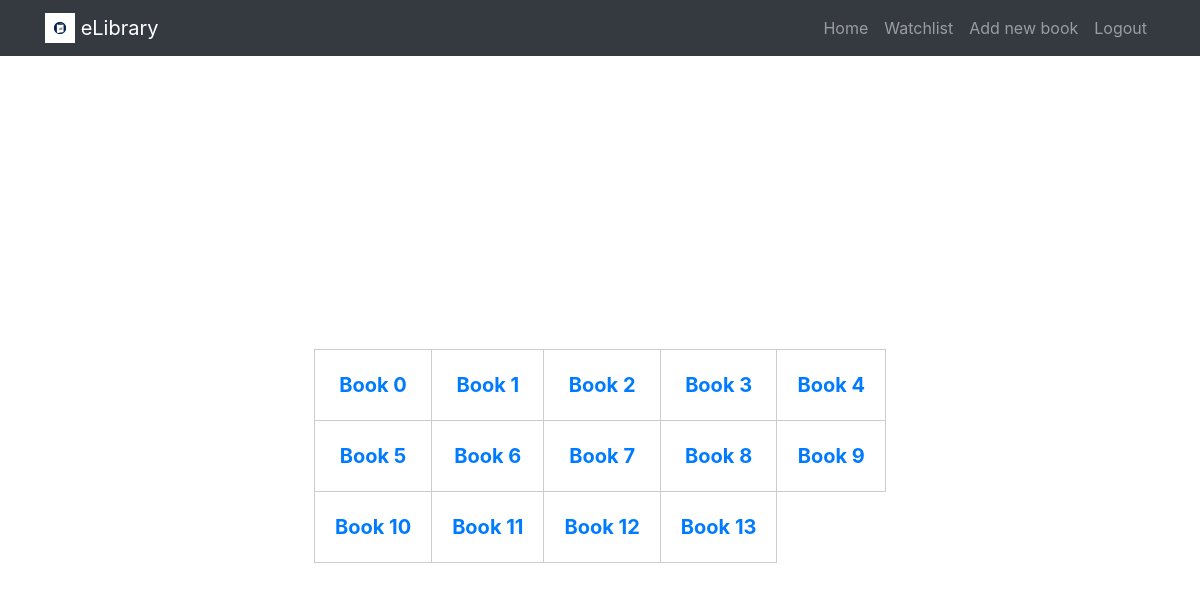
Page /eLibrary/home/ (signed in) on the earlier database version.
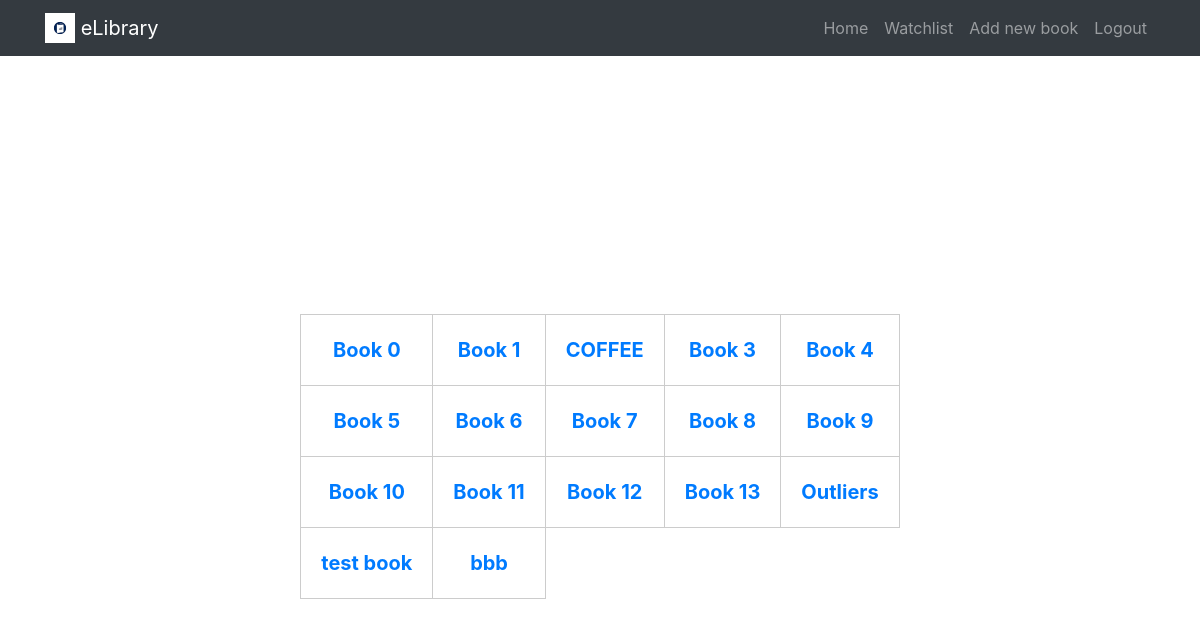
Same page on the later database version.
### eLibrary/models.py (models this page shows, shortened)
class Book(models.Model):
    title = models.CharField(max_length=100)
    author = models.CharField(max_length=100, default="Unknown")
    isbn = models.CharField(max_length=20, default="N/A")
    genre = models.CharField(max_length=50, default="Unknown")
    description = models.TextField(blank=True, null=True)
    publish_date = models.DateField()

### eLibrary/views.py (the view)
# urls.py: path('home/', views.home, name='home'),     # the list of books
@login_required
@user_passes_test(lambda u: u.is_authenticated, login_url='eLibrary:login') # if user directly puts the home link without loggin in, he is directly directed to login
def home(request):
    books = Book.objects.all()
    return render(request, 'eLibrary/home.html', {
        'books': books,
    })

### eLibrary/templates/eLibrary/home.html
{% extends 'eLibrary/layout.html' %}
{% block body %}
<div class="table-container">
    <table class="item-table">
        <tbody>
            {% for book in books %}
                {% if forloop.counter0|divisibleby:5 %}
                    <tr>
                {% endif %}
                <td title="{{ book.description }}&#10;Author: {{ book.author }}"><a href="{% url 'eLibrary:book_view' book.title %}">{{ book.title }}</a></td>
                {% if forloop.counter|divisibleby:5 or forloop.last %}
                    </tr>
                {% endif %}
            {% endfor %}
        </tbody>
    </table>
</div>
{% endblock %}

### eLibrary/templates/eLibrary/layout.html (shortened to what this page needs)
<!DOCTYPE html>
<html>
<head>
    {% load static %}
    <link rel="stylesheet" href="{% static 'eLibrary/style.css' %}">
    <link rel="stylesheet" href="https://maxcdn.bootstrapcdn.com/bootstrap/4.5.2/css/bootstrap.min.css">
</head>
<body>
<nav class="navbar navbar-expand-lg navbar-dark bg-dark">
    <div class="container">
        <a class="navbar-brand" href="/">
            <img src="library_proj\eLibrary_logo.png" alt="Library App Logo" height="30" class="d-inline-block align-top">
            eLibrary
        </a>
        <ul class="navbar-nav">
            <li class="nav-item">
                <a class="nav-link" href="{% url 'eLibrary:home' %}">Home</a>
            </li>
            <li class="nav-item">
                <a class="nav-link" href="{% url 'eLibrary:watchlist' %}">Watchlist</a>
            </li>
            <li class="nav-item">
                <a class="nav-link" href="{% url 'eLibrary:add_book' %}">Add new book</a>
            </li>
            <li class="nav-item">
                <a class="nav-link" href="{% url 'eLibrary:logout' %}">Logout</a>
            </li>
        </ul>
    </div>
</nav>
{% block body %}
{% endblock %}
</body>
</html>

### eLibrary/static/eLibrary/style.css (style rules this page uses)
.table-container { display: flex; justify-content: center; align-items: center; height: 100vh; }
.item-table { border-collapse: collapse; margin: 0 auto; }
.item-table td { font-weight: bold; font-size: 20px; padding: 20px; border: 1px solid #ccc; text-align: center; }

Differences in the rows shown:
changed Book: title "Book 2" → "COFFEE"
added Book: title "Outliers"
added Book: title "test book"
added Book: title "bbb"
